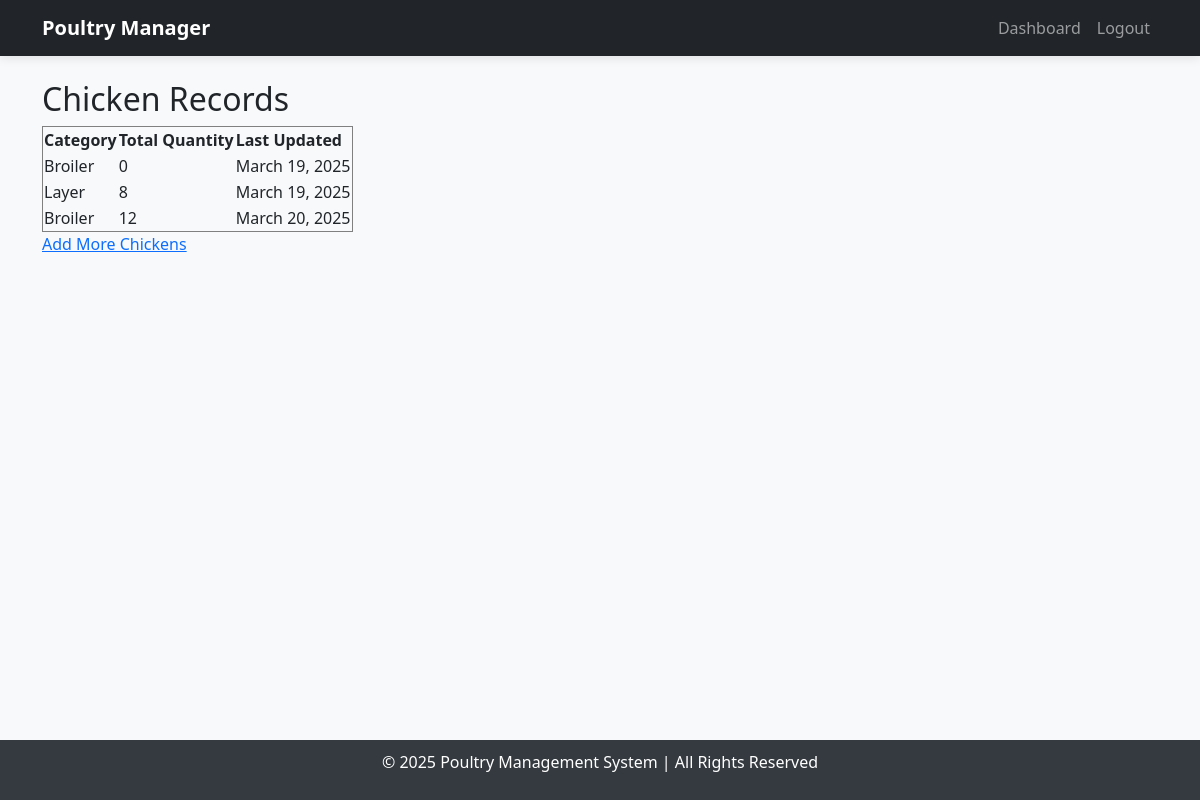
Screenshot of /view-chickens/ (signed in) with the database file from the repository.
### poultry/models.py (models this page shows, shortened)
class Chicken(models.Model):
    CATEGORY_CHOICES = [
        ('Broiler', 'Broiler'),
        ('Layer', 'Layer'),
        ('Kienyeji', 'Kienyeji'),
    ]
    BUY_FROM_CHOICES = [
        ('Local Hatch', 'Local Hatch'),
        ('Kukuchic', 'Kukuchic'),
        ('Kenchic', 'Kenchic'),
        ('Others', 'Others'),
    ]
    category = models.CharField(max_length=20, choices=CATEGORY_CHOICES)
    quantity = models.PositiveIntegerField()
    age_in_weeks = models.PositiveIntegerField()
    weight_kg = models.FloatField(null=True, blank=True)
    buy_from = models.CharField(max_length=50, choices=BUY_FROM_CHOICES)
    other_source = models.CharField(max_length=100, null=True, blank=True)
    date_added = models.DateField(auto_now_add=True)

### poultry/views.py (the view)
# urls.py: path('view-chickens/', view_chickens, name='view_chickens'),
@login_required
def view_chickens(request):
    return render(request, 'poultry/view_chickens.html', {'chickens': Chicken.objects.all()})

### poultry/templates/poultry/view_chickens.html
{% extends "base.html" %}
{% block content %}
    <h2>Chicken Records</h2>
    <table border="1">
        <tr>
            <th>Category</th>
            <th>Total Quantity</th>
            <th>Last Updated</th>
        </tr>
        {% for chicken in chickens %}
        <tr>
            <td>{{ chicken.category }}</td>
            <td>{{ chicken.quantity }}</td>
            <td>{{ chicken.date_added }}</td>
        </tr>
        {% endfor %}
    </table>
    <a href="{% url 'add_chicken' %}">Add More Chickens</a>
{% endblock %}

### poultry/templates/base.html (style rules this page uses)
body { display: flex; flex-direction: column; min-height: 100vh; background-color: #f8f9fa; }

### rows the page displays
Chicken: category "Broiler", quantity "0", date_added "March 19, 2025"
Chicken: category "Layer", quantity "8", date_added "March 19, 2025"
Chicken: category "Broiler", quantity "12", date_added "March 20, 2025"
